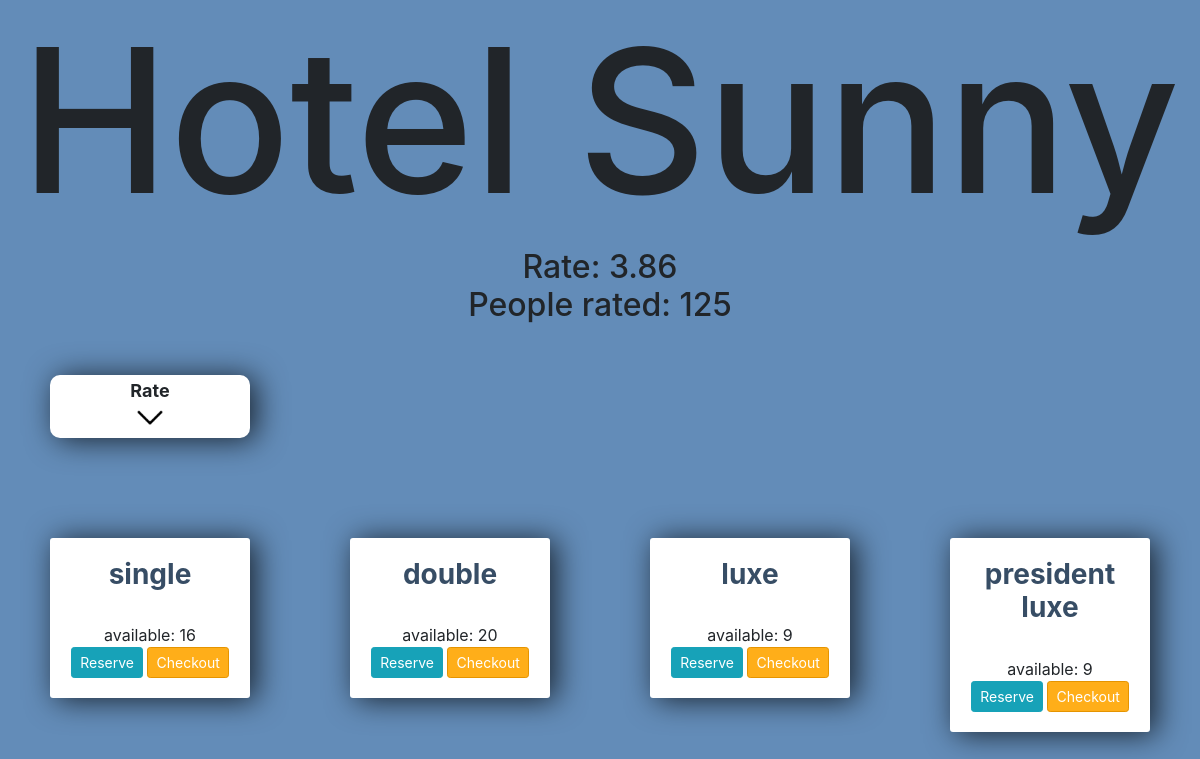
The page /checkout/1 on the database its author committed.
### rooms/models.py (models this page shows)
class Hotel(models.Model):
	name = models.CharField(max_length=30)
	rating = models.FloatField(default=2 )
	rater_count = models.IntegerField(default=0)
	rated_overall = models.IntegerField(default=0)

class  Room(models.Model):
	room_type = models.CharField(max_length=15, choices=ROOM_CHOICES)
	room_count = models.IntegerField(validators=[MinValueValidator(0), MaxValueValidator(20)])
	hotel_name = models.ForeignKey(Hotel, on_delete=models.CASCADE, default=None)

### rooms/views.py (the view)
# urls.py: path('checkout/<int:pk>', views.checkout, name='checkout'),
def checkout(request,pk):
    specific_room = get_object_or_404(Room, pk=pk)
    rooms = Room.objects.all()
    hotel = get_object_or_404(Hotel)
    if specific_room.room_count == 20:
        specific_room.save()
    else:
        specific_room.room_count += 1
        specific_room.save()
    return render(request, 'rooms/checkout.html', {'room': rooms, 'hotels':hotel})

### rooms/templates/rooms/checkout.html (shortened to what this page needs)
<!DOCTYPE html>
<html lang="en">
<head>
    <link rel="stylesheet" href="https://stackpath.bootstrapcdn.com/bootstrap/4.3.1/css/bootstrap.min.css">
<center xmlns="http://www.w3.org/1999/html"><h1 style="font-size: 200px">{{ hotels.name }}</h1></center>
<h2 style="text-align: center">Rate: {{ hotels.rating }}<br>People rated: {{ hotels.rater_count }}</h2>
</head>
<div style="width:200px;
		margin: 50px;
		padding:2px;
        position: relative;
		background-color: #fff;
		border-radius: 10px;
        text-align: center;
		box-shadow: 6px 2px 30px 0px rgba(0,0,0,0.75);">
<strong style="font-size: large"> Rate</strong>
    <br>
    <a href="{% url 'rate' 0%}">{% load static %} <img src="{% static "rooms/media/arrow.png" %}" alt="home" style="width: 32px"/>
</a>
</div>
{% for i in room %}
<div class="center-column">
	<div class="todo-list">
        <h3><strong>{{ i.room_type }}</strong></h3>
        <br>
        available: {{ i.room_count}}
<br>
	<a class="btn btn-sm btn-info" href="{% url 'reserve' i.id%}">Reserve</a>
		<a class="btn btn-sm btn-danger" href="{% url 'checkout' i.id %}">Checkout</a>
	</div>
</div>
{% endfor %}
</body>
</html>

### rooms/templates/rooms/checkout.html (style rules this page uses)
h3 { color: #374d65; }
.center-column { width:200px; margin: 50px; padding:20px; float: left; background-color: #fff; border-radius: 3px; text-align: center; box-shadow: 6px 2px 30px 0px rgba(0,0,0,0.75); }
.btn-danger { background-color: #ffae19; border-color: #e59400; }

### rows shown on the page
Hotel: name "Hotel Sunny", rating "3.86", rater_count "125"
Room: room_type "single", room_count "16"
Room: room_type "double", room_count "20"
Room: room_type "luxe", room_count "9"
Room: room_type "president luxe", room_count "9"
